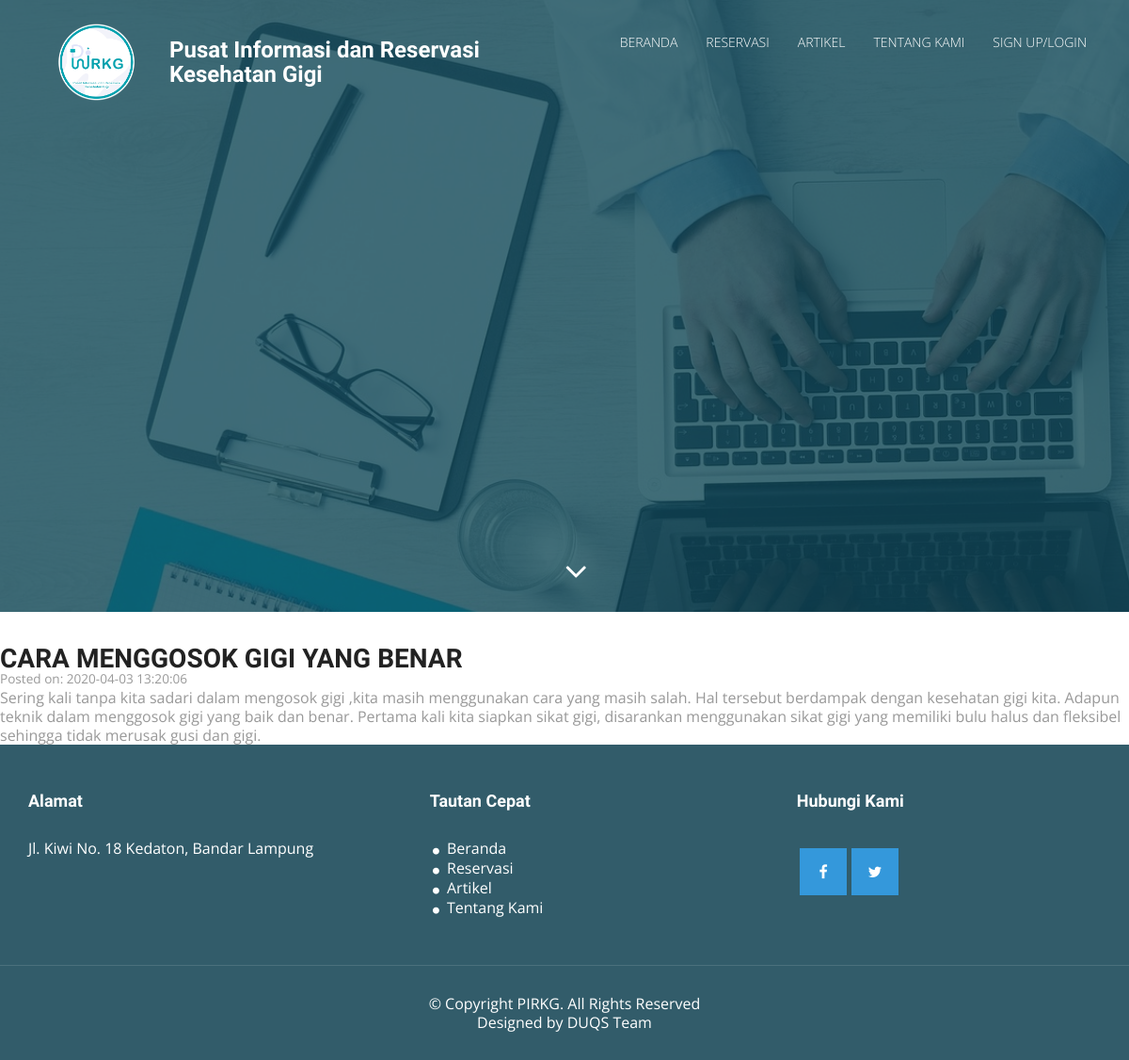
/posts/1, run on the app's committed database.
### tables this page shows
CREATE TABLE `artikel` (
  `id_artikel` int(11) NOT NULL,
  `judul` varchar(255) NOT NULL,
  `isi` text NOT NULL,
  `waktu` timestamp NOT NULL DEFAULT current_timestamp(),
  `slug` varchar(255) NOT NULL
);

### application/controllers/Posts.php (called while the page is built, shortened)
<?php
	class Posts extends CI_Controller{
		public function view($id_artikel = NULL){
			$data['post'] = $this->post_model->get_posts($id_artikel);
			$data['title'] = $data['post']['judul'];
			$this->load->view('templates/header');
			$this->load->view('posts/view', $data);
			$this->load->view('templates/footer');
		}
	}
 ?>

### index.php (called while the page is built, shortened)
<?php
require_once BASEPATH.'core/CodeIgniter.php';

### application/models/Post_model.php (called while the page is built, shortened)
<?php
	class Post_model extends CI_Model{
		public function get_posts($id_artikel = FALSE){
			$query = $this->db->get_where('artikel', array('id_artikel' => $id_artikel));
			return $query->row_array();
		}
	}
 ?>

### application/views/posts/view.php (the view)
<h2><?php echo $post['judul']; ?></h2>
<small class="post-date">Posted on: <?php echo $post['waktu']; ?></small>
<div class="post-body">
	<?php echo $post['isi']; ?>
</div>

### assets/css/style.css (style rules this page uses)
body { font-family: 'Open Sans',Poppins-Regular; line-height: 20px; color: #999999; font-size: 300; font-size: 16px; }
h1, h2, h3, h4, h5, h6 { font-family: 'Raleway', Poppins-Regular; font-weight: 600; color: #222222; }
h2 { line-height: 20px; margin: 0; font-size: 28px; font-weight: 700; text-transform: uppercase; }

### data on the page
artikel: judul "CARA MENGGOSOK GIGI YANG BENAR", waktu "2020-04-03 13:20:06", isi "Sering kali tanpa kita sadari dalam mengosok gigi ,kita masih menggunakan cara yang masih salah. Hal tersebut berdampak dengan kesehatan gigi kita. Adapun teknik dalam menggosok gigi yang baik dan benar. Pertama kali kita siapkan sikat gigi, disarankan menggunakan sikat gigi yang memiliki bulu halus dan fleksibel sehingga tidak merusak gusi dan gigi."
